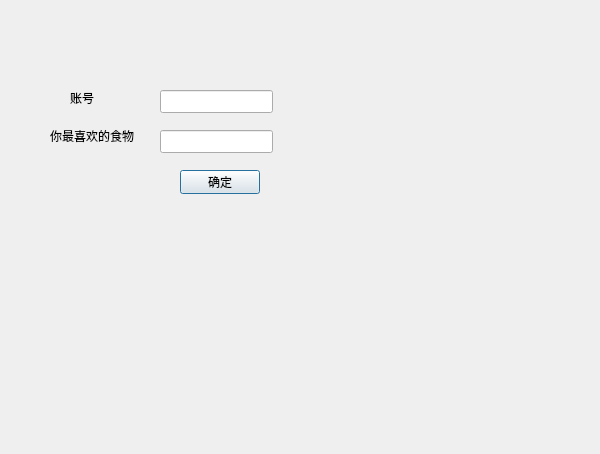
<?xml version="1.0" encoding="UTF-8"?>
<ui version="4.0">
 <class>question</class>
 <widget class="QDialog" name="question">
  <property name="geometry">
   <rect>
    <x>0</x>
    <y>0</y>
    <width>600</width>
    <height>454</height>
   </rect>
  </property>
  <property name="windowTitle">
   <string>Dialog</string>
  </property>
  <widget class="QLineEdit" name="lineEdit_answer">
   <property name="geometry">
    <rect>
     <x>160</x>
     <y>130</y>
     <width>113</width>
     <height>23</height>
    </rect>
   </property>
  </widget>
  <widget class="QPushButton" name="pushButton">
   <property name="geometry">
    <rect>
     <x>180</x>
     <y>170</y>
     <width>80</width>
     <height>24</height>
    </rect>
   </property>
   <property name="text">
    <string>确定</string>
   </property>
  </widget>
  <widget class="QLabel" name="label_2">
   <property name="geometry">
    <rect>
     <x>50</x>
     <y>120</y>
     <width>111</width>
     <height>31</height>
    </rect>
   </property>
   <property name="text">
    <string>你最喜欢的食物</string>
   </property>
  </widget>
  <widget class="QLabel" name="label">
   <property name="geometry">
    <rect>
     <x>70</x>
     <y>90</y>
     <width>54</width>
     <height>16</height>
    </rect>
   </property>
   <property name="text">
    <string>账号</string>
   </property>
  </widget>
  <widget class="QLineEdit" name="lineEdit_account">
   <property name="geometry">
    <rect>
     <x>160</x>
     <y>90</y>
     <width>113</width>
     <height>23</height>
    </rect>
   </property>
  </widget>
 </widget>
 <resources/>
 <connections/>
</ui>
